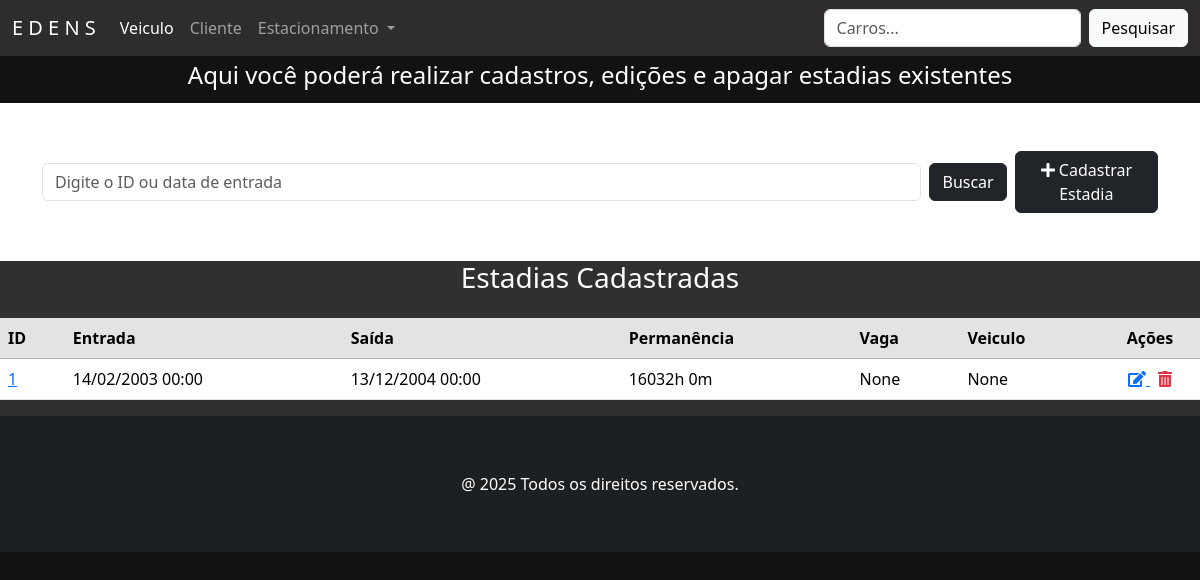
The page /estadias/ on the database as committed earlier.
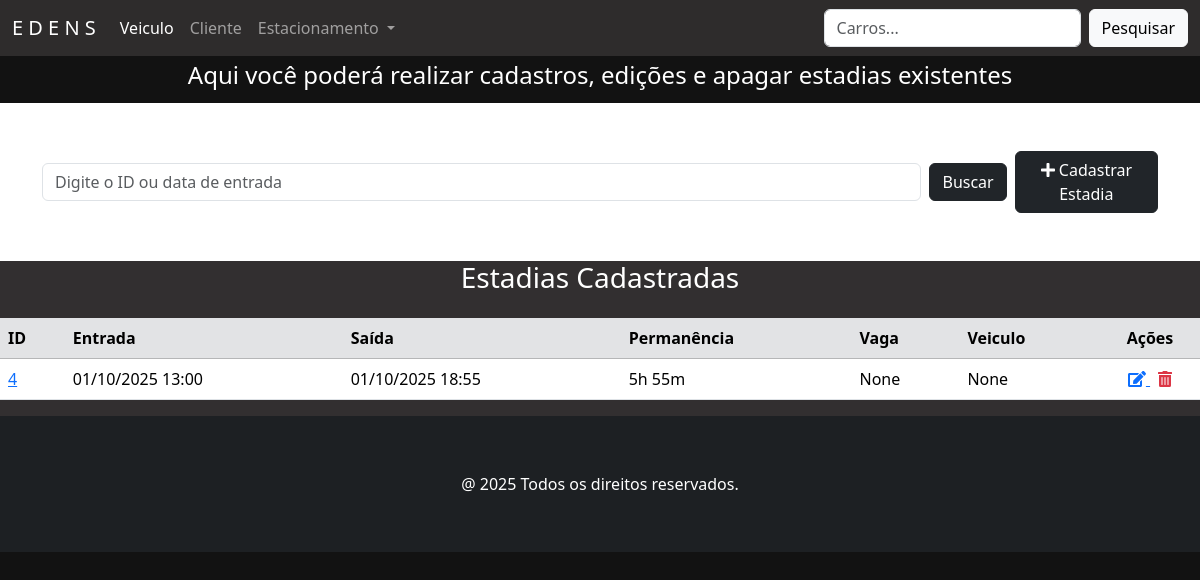
The same page on the database as committed later.
### estadia/models.py (models this page shows, shortened)
class Estadia(models.Model):
    idEstadia = models.AutoField(primary_key=True, verbose_name='ID Estadia')
    entrada = models.DateTimeField('Entrada', help_text='Data e hora de entrada')
    saida = models.DateTimeField('Saída',  blank= True, null= True, help_text='Data e hora de saída')
    vaga = models.ForeignKey(
        'vaga.Vaga',
        on_delete=models.CASCADE,
        related_name='estadias',
        verbose_name='Vaga',
        help_text='Vaga que será ocupada',
        blank=True,
        null=True,
    )
    veiculo = models.ForeignKey(
        'veiculo.Veiculo',
        on_delete=models.CASCADE,
        related_name='estadias',
        verbose_name='Veículo',
        help_text='Veiculo para ser estacionado',
        blank=True,
        null=True,
    )
    class Meta:
        verbose_name = 'Estadia'
        verbose_name_plural = 'Estadias'
        constraints = [
            models.UniqueConstraint(
                fields=['vaga'],
                condition=models.Q(saida__isnull=True),
                name='unique_vaga_ativa'
            ),
            models.UniqueConstraint(
                fields=['veiculo'],
                condition=models.Q(saida__isnull=True),
                name='unique_veiculo_ativo'
            ),
        ]
    @property
    def permanencia(self):
        if self.entrada and self.saida:
            delta = self.saida - self.entrada
            horas, resto = divmod(delta.total_seconds(), 3600)
            minutos, segundos = divmod(resto, 60)
            return f"{int(horas)}h {int(minutos)}m"
        return "Em andamento"

### estadia/views.py (the view)
# urls.py: path('estadias/', EstadiaView.as_view(), name='estadias'),
class EstadiaView(ListView):
    model = Estadia
    template_name = 'estadia.html'
    def get_queryset(self):
        buscar = self.request.GET.get('buscar')
        qs = super().get_queryset()
        if buscar:
            qs = qs.filter(idEstadia__icontains=buscar) | qs.filter(entrada__icontains=buscar)
        if qs.exists():
            paginator = Paginator(qs, 10)
            listagem = paginator.get_page(self.request.GET.get('page'))
            return listagem
        else:
            messages.info(self.request, 'Não existem estadias cadastradas.')
            return Estadia.objects.none()

### estadia/templates/estadia.html (shortened to what this page needs)
{% extends 'principal.html' %}
{% load django_bootstrap5 %}
{% load static %}
{% block content %}
    <div class="contaier-flex text-center text-white" style="background-color: #121212; padding: 5px">
        <h4>Aqui você poderá realizar cadastros, edições e apagar estadias existentes</h4>
    </div>
    <section class="section">
        <div class="container mb-5 mt-5">
            <form action="" method="GET" class="d-flex justify-content-start align-items-center gap-2">
                <input class="form-control" type="text" name="buscar" value="{{ request.GET.buscar }}"
                       placeholder="Digite o ID ou data de entrada" style="max-width: 900px;">
                <button type="submit" class="btn btn-dark">Buscar</button>
                <a href="{% url 'estadia_adicionar' %}" class="btn btn-dark">
                    <i class="fas fa-plus"></i> Cadastrar Estadia
                </a>
            </form>
        </div>
    </section>
    {% if object_list %}
        <div class="card-body" style="background-color: #322f30">
            <h3 class="text-center text-white mb-4">Estadias Cadastradas</h3>
            <div class="table-responsive">
                <table class="table table-hover">
                    <thead class="table-secondary">
                    <tr>
                        <th>ID</th>
                        <th>Entrada</th>
                        <th>Saída</th>
                        <th>Permanência</th>
                        <th>Vaga</th>
                        <th>Veiculo</th>
                        <th style="width: 100px; text-align: center">Ações</th>
                    </tr>
                    </thead>
                    <tbody>
                    {% for estadia in object_list %}
                        <tr>
                            <td>
                                <a href="#" data-bs-toggle="modal" data-bs-target="#modal{{ estadia.idEstadia }}">
                                    {{ estadia.idEstadia }}
                                </a>
                            </td>
                            <td>{{ estadia.entrada|date:"d/m/Y H:i" }}</td>
                            <td>{{ estadia.saida|date:"d/m/Y H:i" }}</td>
                            <td>{{ estadia.permanencia }}</td>
                            <td>{{ estadia.vaga }}</td>
                            <td>{{ estadia.veiculo }}</td>
                            <td class="text-center">
                                <a href="{% url 'estadia_editar' estadia.pk %}" class="me-2" title="Editar">
                                    <i class="fas fa-edit"></i>
                                </a>
                                <a href="{% url 'estadia_apagar' estadia.pk %}" title="Apagar" class="text-danger">
                                    <i class="fas fa-trash-alt"></i>
                                </a>
                            </td>
                        </tr>
                    {% endfor %}
                    </tbody>
                </table>
            </div>
        </div>
    {% else %}
        <p class="text-center mt-4">Nenhuma estadia encontrada.</p>
    {% endif %}
{% endblock %}

Rows that differ between the two databases and show on the page:
removed Estadia: idEstadia "1", entrada "14/02/2003 00:00", saida "13/12/2004 00:00", permanencia "16032h 0m", vaga "None", veiculo "None"
added Estadia: idEstadia "4", entrada "01/10/2025 13:00", saida "01/10/2025 18:55", permanencia "5h 55m", vaga "None", veiculo "None"
